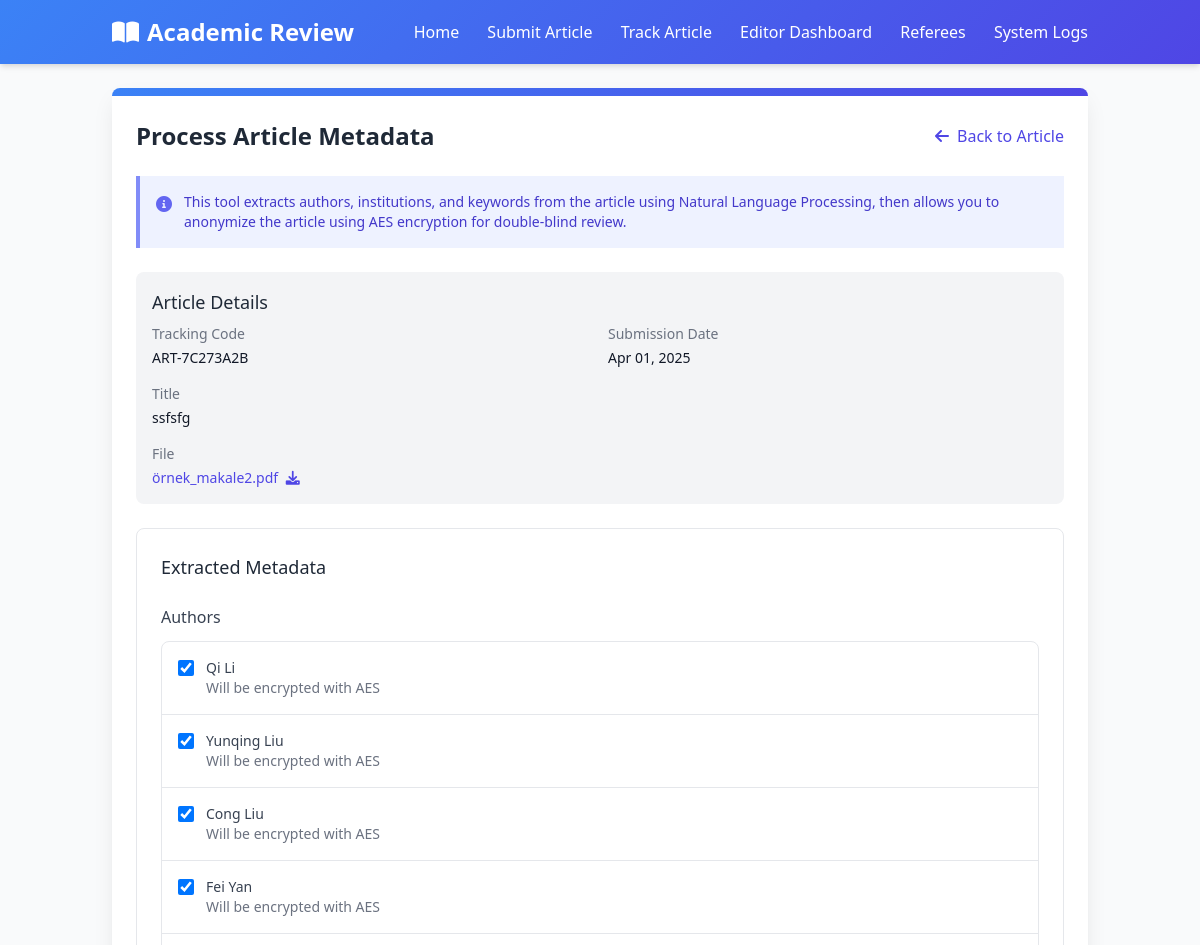
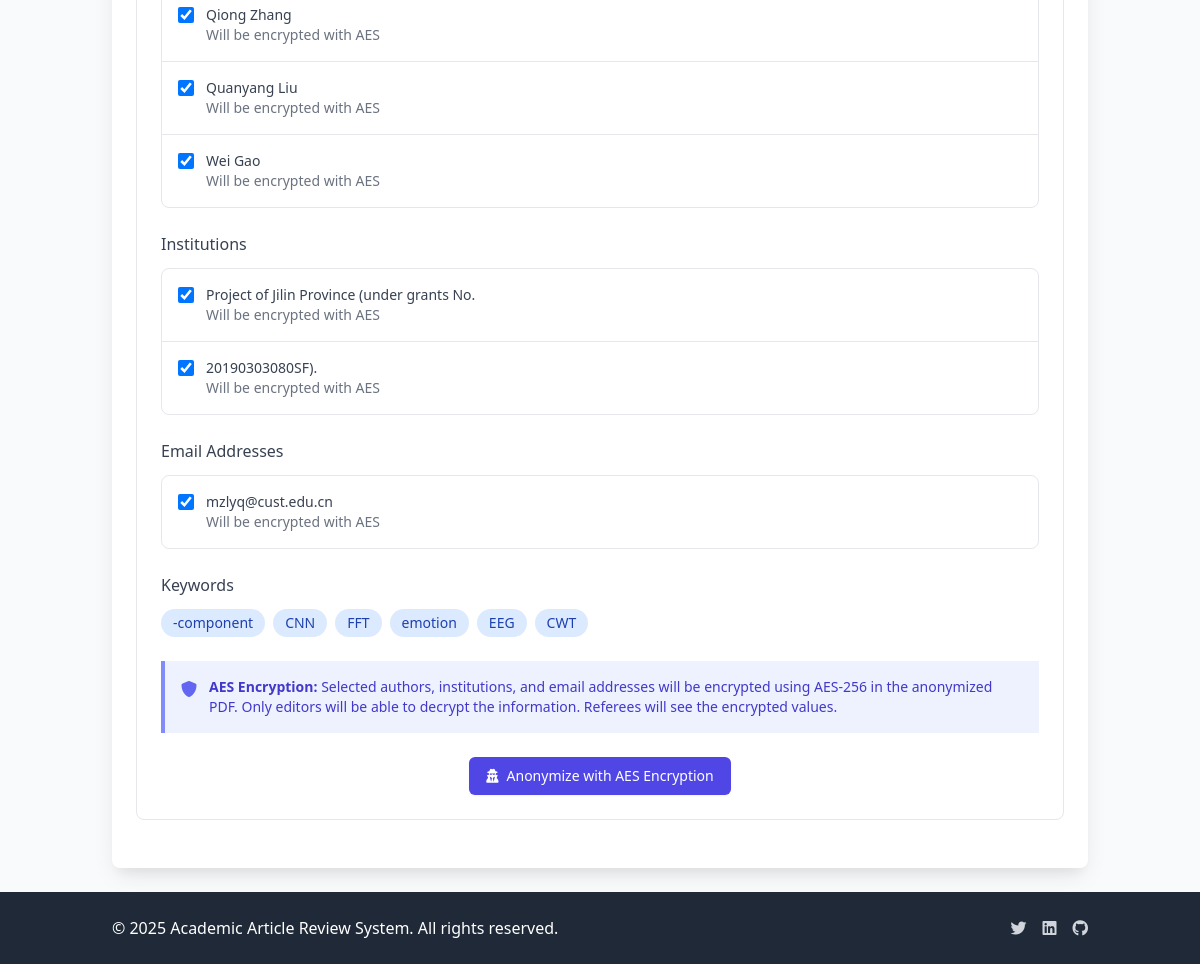
The app's page /editor/article/31/metadata/ with its own data (2 pictures, top to bottom).
### articles/models.py (models this page shows, shortened)
class Article(models.Model):
    STATUS_CHOICES = (
        ('submitted', 'Submitted'),
        ('under_review', 'Under Review'),
        ('revision_required', 'Revision Required'),
        ('accepted', 'Accepted'),
        ('rejected', 'Rejected'),
    )
    title = models.CharField(max_length=255, null=True, blank=True)
    tracking_code = models.CharField(max_length=20, unique=True, editable=False)
    email = models.EmailField()
    file = models.FileField(upload_to='articles/')
    anonymized_file = models.FileField(upload_to='anonymized_articles/', null=True, blank=True)
    status = models.CharField(max_length=50, choices=STATUS_CHOICES, default='submitted')
    submission_date = models.DateTimeField(auto_now_add=True)
    last_updated = models.DateTimeField(auto_now=True)
    referee = models.ForeignKey('Referee', on_delete=models.SET_NULL, null=True, blank=True, related_name='assigned_articles')
    extracted_authors = models.TextField(blank=True, null=True, help_text="Automatically extracted author names")
    extracted_institutions = models.TextField(blank=True, null=True, help_text="Automatically extracted institutions")
    extracted_keywords = models.TextField(blank=True, null=True, help_text="Automatically extracted keywords")
    extracted_emails = models.TextField(blank=True, null=True, help_text="Automatically extracted email addresses")
    anonymization_map = models.TextField(blank=True, null=True, help_text="JSON mapping of original text to encrypted text")
    anonymization_key = models.CharField(max_length=128, blank=True, null=True, help_text="Encryption key for anonymization")
    is_anonymized = models.BooleanField(default=False, help_text="Whether the article has been anonymized")
    def get_extracted_authors_list(self):
        if self.extracted_authors:
            return self.extracted_authors.split('|')
        return []
    def get_extracted_institutions_list(self):
        if self.extracted_institutions:
            return self.extracted_institutions.split('|')
        return []
    def get_extracted_keywords_list(self):
        if self.extracted_keywords:
            return self.extracted_keywords.split('|')
        return []
    def get_extracted_emails_list(self):
        if self.extracted_emails:
            return self.extracted_emails.split('|')
        return []

### articles/views.py (the view, shortened to what this page needs)
# urls.py: path('editor/article/<int:article_id>/metadata/', views.process_article_metadata, name='process_article_metadata'),
def process_article_metadata(request, article_id):
    article = get_object_or_404(Article, id=article_id)
    context = {
        'article': article,
        'authors': article.get_extracted_authors_list(),
        'institutions': article.get_extracted_institutions_list(),
        'keywords': article.get_extracted_keywords_list(),
        'emails': article.get_extracted_emails_list()
    }
    return render(request, 'articles/editor/process_metadata.html', context)

### templates/articles/editor/process_metadata.html (shortened to what this page needs)
{% extends 'articles/base.html' %}
{% load crispy_forms_tags %}
{% block content %}
<div class="max-w-5xl mx-auto">
    <div class="bg-white rounded-lg shadow-card overflow-hidden">
        <div class="gradient-bg h-2"></div>
        <div class="p-6">
            <div class="flex justify-between items-center mb-6">
                <h1 class="text-2xl font-bold text-gray-800">Process Article Metadata</h1>
                <a href="{% url 'editor_review' article.id %}" class="text-indigo-600 hover:text-indigo-900">
                    <i class="fas fa-arrow-left mr-1"></i> Back to Article
                </a>
            </div>
            <div class="bg-indigo-50 border-l-4 border-indigo-400 p-4 mb-6">
                <div class="flex">
                    <div class="flex-shrink-0">
                        <i class="fas fa-info-circle text-indigo-500"></i>
                    </div>
                    <div class="ml-3">
                        <p class="text-sm text-indigo-700">
                            This tool extracts authors, institutions, and keywords from the article using Natural Language Processing,
                            then allows you to anonymize the article using AES encryption for double-blind review.
                        </p>
                    </div>
                </div>
            </div>
            <div class="bg-gray-100 p-4 rounded-lg mb-6">
                <h2 class="text-lg font-medium text-gray-800 mb-2">Article Details</h2>
                <dl class="grid grid-cols-1 gap-x-4 gap-y-4 sm:grid-cols-2">
                    <div class="sm:col-span-1">
                        <dt class="text-sm font-medium text-gray-500">Tracking Code</dt>
                        <dd class="mt-1 text-sm text-gray-900">{{ article.tracking_code }}</dd>
                    </div>
                    <div class="sm:col-span-1">
                        <dt class="text-sm font-medium text-gray-500">Submission Date</dt>
                        <dd class="mt-1 text-sm text-gray-900">{{ article.submission_date|date:"M d, Y" }}</dd>
                    </div>
                    {% if article.title %}
                    <div class="sm:col-span-2">
                        <dt class="text-sm font-medium text-gray-500">Title</dt>
                        <dd class="mt-1 text-sm text-gray-900">{{ article.title }}</dd>
                    </div>
                    {% endif %}
                    <div class="sm:col-span-2">
                        <dt class="text-sm font-medium text-gray-500">File</dt>
                        <dd class="mt-1 text-sm text-gray-900">
                            <a href="{% url 'download_article' article.id %}" class="text-indigo-600 hover:text-indigo-900">
                                {{ article.file.name|slice:"9:" }}
                                <i class="fas fa-download ml-1"></i>
                            </a>
                        </dd>
                    </div>
                </dl>
            </div>
            {% if not authors and not institutions and not keywords %}
            <div class="bg-white border border-gray-200 rounded-lg p-6 mb-6">
                <h2 class="text-lg font-medium text-gray-800 mb-4">Extract Metadata</h2>
                <p class="text-sm text-gray-600 mb-4">
                    Click the button below to extract authors, institutions, and keywords from the article
                    using Natural Language Processing.
                </p>
                <form method="post">
                    {% csrf_token %}
                    <input type="hidden" name="action" value="extract">
                    <div class="flex justify-center">
                        <button type="submit" class="inline-flex items-center px-4 py-2 border border-transparent text-sm font-medium rounded-md shadow-sm text-white bg-indigo-600 hover:bg-indigo-700 focus:outline-none focus:ring-2 focus:ring-offset-2 focus:ring-indigo-500">
                            <i class="fas fa-magic mr-2"></i> Extract Metadata
                        </button>
                    </div>
                </form>
            </div>
            {% else %}
            <div class="bg-white border border-gray-200 rounded-lg p-6 mb-6">
                <h2 class="text-lg font-medium text-gray-800 mb-4">Extracted Metadata</h2>
                <form method="post" class="space-y-6">
                    <div>
                        <h3 class="text-md font-medium text-gray-700 mb-3">Authors</h3>
                        {% if authors %}
                        <div class="bg-white rounded-lg border border-gray-200 overflow-hidden">
                            <ul class="divide-y divide-gray-200">
                                {% for author in authors %}
                                <li class="p-4">
                                    <div class="flex items-start">
                                        <div class="flex items-center h-5">
                                            <input id="author-{{ forloop.counter }}" name="authors" value="{{ author }}" type="checkbox" checked class="focus:ring-indigo-500 h-4 w-4 text-indigo-600 border-gray-300 rounded">
                                        </div>
                                        <div class="ml-3 text-sm">
                                            <label for="author-{{ forloop.counter }}" class="font-medium text-gray-700">{{ author }}</label>
                                            <p class="text-gray-500">Will be encrypted with AES</p>
                                        </div>
                                    </div>
                                </li>
                                {% endfor %}
                            </ul>
                        </div>
                        {% else %}
                        <p class="text-sm text-gray-500">No authors detected.</p>
                        {% endif %}
                    </div>
                    <div>
                        <h3 class="text-md font-medium text-gray-700 mb-3">Institutions</h3>
                        {% if institutions %}
                        <div class="bg-white rounded-lg border border-gray-200 overflow-hidden">
                            <ul class="divide-y divide-gray-200">
                                {% for institution in institutions %}
                                <li class="p-4">
                                    <div class="flex items-start">
                                        <div class="flex items-center h-5">
                                            <input id="institution-{{ forloop.counter }}" name="institutions" value="{{ institution }}" type="checkbox" checked class="focus:ring-indigo-500 h-4 w-4 text-indigo-600 border-gray-300 rounded">
                                        </div>
                                        <div class="ml-3 text-sm">
                                            <label for="institution-{{ forloop.counter }}" class="font-medium text-gray-700">{{ institution }}</label>
                                            <p class="text-gray-500">Will be encrypted with AES</p>
                                        </div>
                                    </div>
                                </li>
                                {% endfor %}
                            </ul>
                        </div>
                        {% else %}
                        <p class="text-sm text-gray-500">No institutions detected.</p>
                        {% endif %}
                    </div>
                    <div>
                        <h3 class="text-md font-medium text-gray-700 mb-3">Email Addresses</h3>
                        {% if emails %}
                        <div class="bg-white rounded-lg border border-gray-200 overflow-hidden">
                            <ul class="divide-y divide-gray-200">
                                {% for email in emails %}
                                <li class="p-4">
                                    <div class="flex items-start">
                                        <div class="flex items-center h-5">
                                            <input id="email-{{ forloop.counter }}" name="emails" value="{{ email }}" type="checkbox" checked class="focus:ring-indigo-500 h-4 w-4 text-indigo-600 border-gray-300 rounded">
                                        </div>
                                        <div class="ml-3 text-sm">
                                            <label for="email-{{ forloop.counter }}" class="font-medium text-gray-700">{{ email }}</label>
                                            <p class="text-gray-500">Will be encrypted with AES</p>
                                        </div>
                                    </div>
                                </li>
                                {% endfor %}
                            </ul>
                        </div>
                        {% else %}
                        <p class="text-sm text-gray-500">No email addresses detected.</p>
                        {% endif %}
                    </div>
                    <div>
                        <h3 class="text-md font-medium text-gray-700 mb-3">Keywords</h3>
                        {% if keywords %}
                        <div class="flex flex-wrap gap-2">
                            {% for keyword in keywords %}
                            <span class="inline-flex items-center px-3 py-1 rounded-full text-sm font-medium bg-blue-100 text-blue-800">
                                {{ keyword }}
                            </span>
                            {% endfor %}
                        </div>
                        {% else %}
                        <p class="text-sm text-gray-500">No keywords detected.</p>
                        {% endif %}
                    </div>
                    <div class="bg-indigo-50 border-l-4 border-indigo-400 p-4 mb-4">
                        <div class="flex">
                            <div class="flex-shrink-0">
                                <i class="fas fa-shield-alt text-indigo-500"></i>
                            </div>
                            <div class="ml-3">
                                <p class="text-sm text-indigo-700">
                                    <strong>AES Encryption:</strong> Selected authors, institutions, and email addresses will be encrypted using AES-256
                                    in the anonymized PDF. Only editors will be able to decrypt the information. Referees will see
                                    the encrypted values.
                                </p>
                            </div>
                        </div>
                    </div>
                    <div class="flex justify-center">
                        <button type="submit" class="inline-flex items-center px-4 py-2 border border-transparent text-sm font-medium rounded-md shadow-sm text-white bg-indigo-600 hover:bg-indigo-700 focus:outline-none focus:ring-2 focus:ring-offset-2 focus:ring-indigo-500">
                            <i class="fas fa-user-secret mr-2"></i> Anonymize with AES Encryption
                        </button>
                    </div>
                </form>
            </div>
            {% endif %}
        </div>
    </div>
</div>
{% endblock %}

### templates/articles/base.html (style rules this page uses)
.gradient-bg { background: linear-gradient(135deg, #3b82f6 0%, #4f46e5 100%); }
.shadow-card { box-shadow: 0 10px 25px -5px rgba(0, 0, 0, 0.1), 0 10px 10px -5px rgba(0, 0, 0, 0.04); }

### records on screen
Article: tracking_code "ART-7C273A2B", submission_date "Apr 01, 2025", title "ssfsfg", file.name "örnek_makale2.pdf", emails "mzlyq@cust.edu.cn"

### other values on screen
{{ author }} "Qi Li" "Yunqing Liu" "Cong Liu" "Fei Yan" "Qiong Zhang" "Quanyang Liu" "Wei Gao"
{{ institution }} "Project of Jilin Province (under grants No." "20190303080SF)."
{{ keyword }} "-component" "CNN" "FFT" "emotion" "EEG" "CWT"
